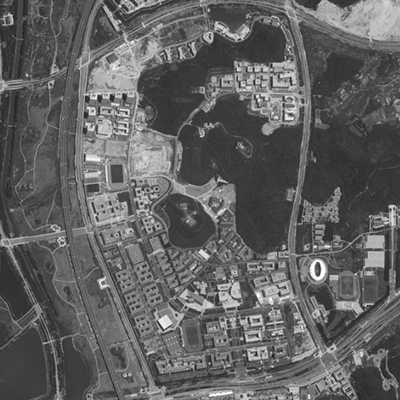
#> input picture week11/NJU.tif, 400 x 400 px
$ python '大气扰动退化.py'
#> lines starting #> are read from the running program, lines starting #| are printed output that depends on the picture
import cv2
import numpy as np
import matplotlib.pyplot as plt


oriImg = cv2.imread('NJU.tif', cv2.IMREAD_GRAYSCALE)
#> oriImg is the input picture: shape (400, 400); min 28, max 255, mean 97.1
rows, cols = oriImg.shape
#> rows = 400; cols = 400
orif = np.fft.fft2(oriImg)
orifsh = np.fft.fftshift(orif)
#构造大气湍流模型
k = 0.0025
m = round(rows/2)
#> m = 200
n = round(cols/2)
#> n = 200
template = np.zeros((rows, cols), dtype = np.float64)
for i in range(rows):
    for j in range(cols):
        dist2 = (i-m)**2 + (j-n)**2
        template[i, j] = np.exp(-k * dist2**(5.0/6.0))
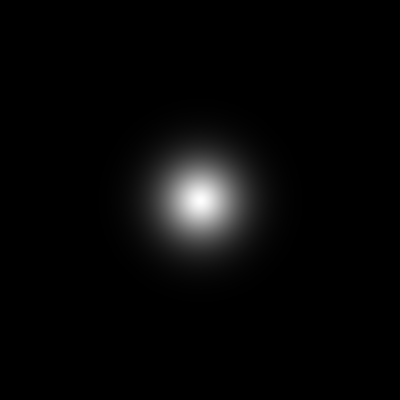
#> template: shape (400, 400) float64; min 5.86e-14, max 1, mean 0.0287
#图像退化处理
degfsh = template * orifsh
#傅里叶逆变换
degf = np.fft.ifftshift(degfsh)
degImg = np.fft.ifft2(degf)
degImg = np.abs(degImg)
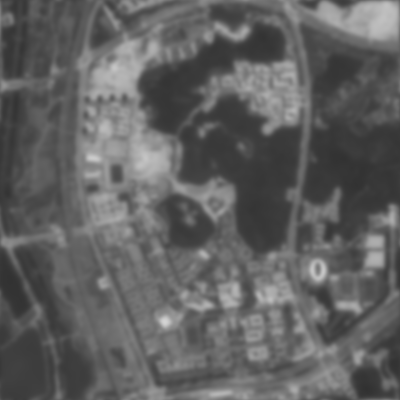
#> degImg: shape (400, 400) float64; min 49.71, max 211.9, mean 97.1

#直接逆滤波
degf2 = np.fft.fft2(degImg)
degfsh2 = np.fft.fftshift(degf2)
dirReImgfsh = degfsh2 / (template+0.00000001)
dirReImgf = np.fft.ifftshift(dirReImgfsh)
dirReImg = np.fft.ifft2(dirReImgf)
dirReImg = np.abs(dirReImg)
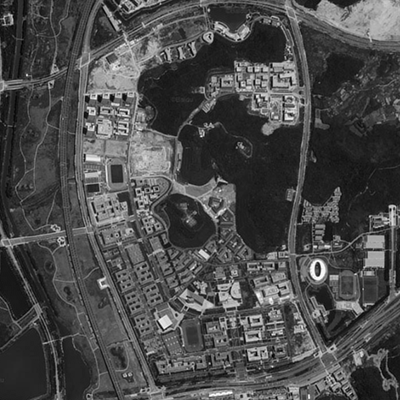
#> dirReImg: shape (400, 400) float64; min 28.23, max 259.9, mean 97.1; drawn with min black and max white
plt.subplot(2, 2, 3)
plt.imshow(dirReImg, 'gray')
plt.title('inverse filtering direct')
plt.xticks([])
plt.yticks([])


#Wiener滤波
k2 = 0.000005
temp = (np.abs(template))**2
wtemplate = temp / (template * (temp+k2) + 0.00000001)
wfsh = degfsh2 * wtemplate
wf = np.fft.ifftshift(wfsh)
wtemp = np.fft.ifft2(wf)
wImg = np.abs(wtemp)
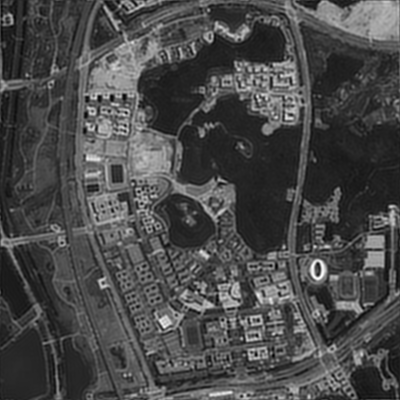
#> wImg: shape (400, 400) float64; min 22.61, max 278.5, mean 97.1; drawn with min black and max white
plt.subplot(2, 2, 4)
plt.imshow(wImg, 'gray')
plt.title('wiener filtering')
plt.xticks([])
plt.yticks([])

#显示图像
plt.subplot(2, 2, 1)
plt.imshow(oriImg, 'gray')
plt.title('original image')
plt.xticks([])
plt.yticks([])
plt.subplot(2, 2, 2)
plt.imshow(degImg, 'gray')
plt.title('degradation')
plt.xticks([])
plt.yticks([])
plt.show()
